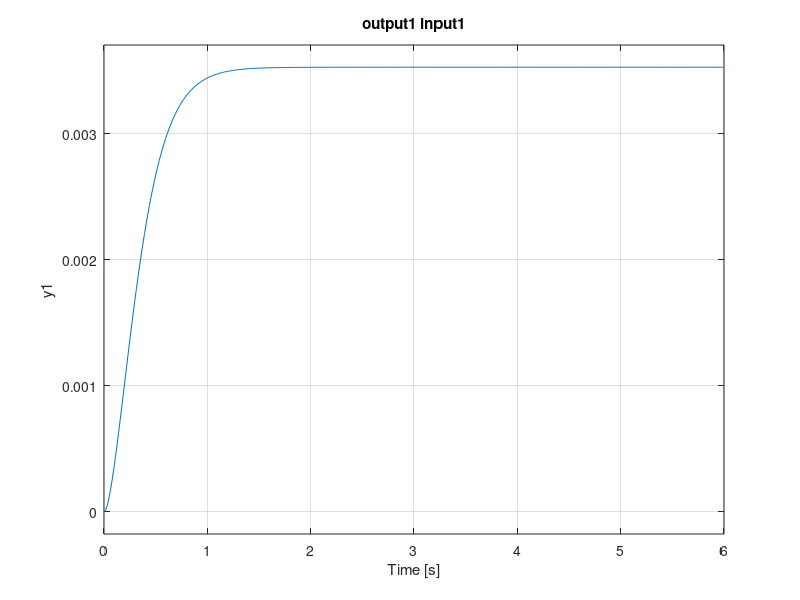
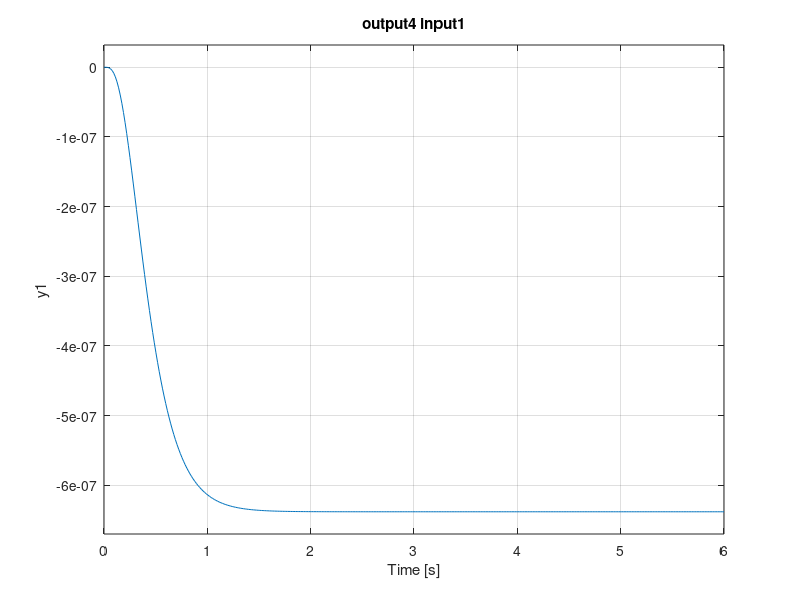
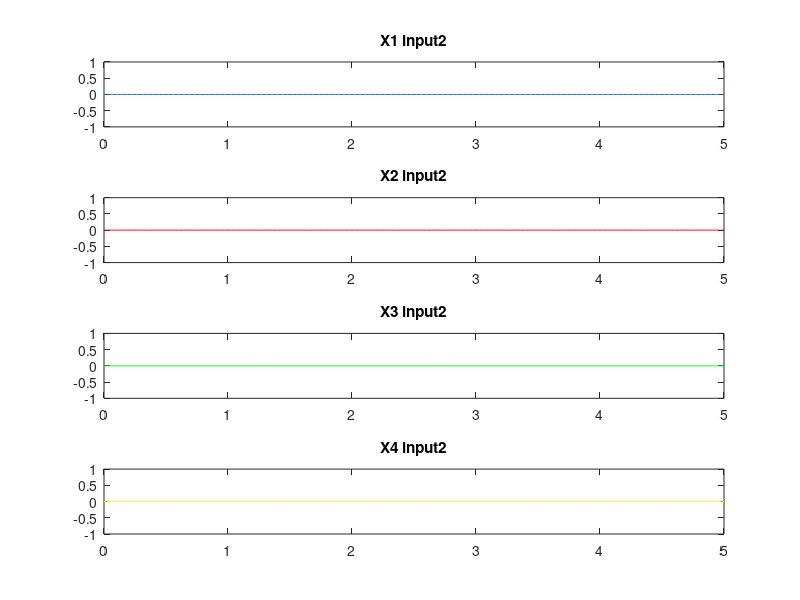

These figures' MATLAB source, in order:

m=8;
i_xx=5.5;
i_yy=10.33;
i_zz=10.21;
w=10;
Q=30;
v=15;
A=[0 1 0 0 0 0 0 0 0 0;
   0 0 0 0 0 0 0 0 0 -w;
   0 0 1 0 0 0 0 0 0 0;
   0 0 0 0 1 0 0 w 0 0;
   0 0 0 Q 0 0 0 0 0 0;
   0 0 0 0 0 0 0 -v 0 0;
   0 0 0 0 0 0 0 1 0 0;
   0 0 0 0 0 0 0 0 0 (i_yy-i_zz)/i_xx;
   0 0 0 0 0 0 0 0 0 0;
   0 0 0 0 0 0 0 (i_zz-i_xx)/i_yy 0 0;]
B=[0 0 0 0 0;
   1/m 0 0 0 0;
   0 0 0 0 0;
   0 1/m 0 0 0;
   0 0 0 0 0;
   0 0 0 1/m 0;
   0 0 0 0 0;
   0 0 0 1/i_xx 0;
   0 0 0 0 0;
   0 0 0 0 1/i_yy;];
C=[1 0 0 0 0 0 0 0 0 0;
   0 0 1 0 0 0 0 0 0 0;
   0 0 0 0 1 0 0 0 0 0;
   0 0 0 0 0 0 1 0 0 0;
   0 0 0 0 0 0 0 0 1 0;];
D=zeros(5,5)

%% Q4
%Controllability Matrix
phic=ctrb(A,B);
nc=rank(phic)

%Observability Matrix
phio=obsv(A,C);
no=rank(phio)

[Abar,Bbar,Cbar,T,P]=obsvf(A,B,C);

[Abar,Bbar,Cbar,T,P]=ctrbf(A,B,C);

%% Q5
sys=ss(A,B,C,D);
minsys=minreal(sys)
[A,B,C,D] = ssdata(minsys)
%% Q6
sys=ss(A,B,C,D);
open_loop_pole=pole(sys)
A=Abar(3:10,3:10)
B=Bbar(3:10,:);
C=Cbar(:,3:10);

p = [-5 -10 -9 -50 -15 -20 -25 -30 ];
K=place(A,B,p)
A_fb = A - B*K;

sys=ss(A_fb,B,C,D)
close_loop_pole=pole(sys)

step(sys(1,1))
title('output1 input1')
figure;
step(sys(4,1))
title('output4 input1')

x1 = zeros(8,1);
x2 = zeros(8,1);
x3 = zeros(8,1);
x4 = zeros(8,1);
x5 = zeros(8,1);
t = 0:0.01:5;

for i=2:size(t,2) 
  x1(:,i) = x1(:,i-1) + 0.01*(A_fb)*x1(:,i-1) + B(:,1);
  x2(:,i) = x2(:,i-1) + 0.01*(A_fb)*x2(:,i-1) + B(:,2);
  x3(:,i) = x3(:,i-1) + 0.01*(A_fb)*x3(:,i-1) + B(:,3);
  x4(:,i) = x4(:,i-1) + 0.01*(A_fb)*x4(:,i-1) + B(:,4);
  x5(:,i) = x5(:,i-1) + 0.01*(A_fb)*x5(:,i-1) + B(:,5);
end 

figure();
subplot(4,1,1);
plot(t,x2(1,:));
title("X1 input2");
subplot(4,1,2);
plot(t,x2(2,:),"r");
title("X2 input2");
subplot(4,1,3);
plot(t,x2(3,:),"g");
title("X3 input2");
subplot(4,1,4);
plot(t,x2(4,:),"y");
title("X4 input2");

%% Q7 static tracker
P = pinv(C*inv(-A_fb)*B)
%تابع تبدیل صفر در مبدا دارد و وارون پذیر نیست ادامه کد زمانی درست است که
%ماتریس P مقدار به جز INF داشته باشد

% B_st = B*P;
% sys = ss(A_fb,B_st,C,D);
% 
% x1_st = zeros(8,1);
% x2_st = zeros(8,1);
% x3_st = zeros(8,1);
% x4_st = zeros(8,1);
% x5_st = zeros(8,1);
% t = 0:0.01:5;
% 
% for i=2:size(t,2) 
%   x1_st(1:8,i) = x1_st(:,i-1) + 0.01*((A_fb)*x1_st(:,i-1) + B_st(:,1));
%   x2_st(1:8,i) = x2_st(:,i-1) + 0.01*((A_fb)*x2_st(:,i-1) + B_st(:,2));
%   x3_st(1:8,i) = x3_st(:,i-1) + 0.01*((A_fb)*x3_st(:,i-1) + B_st(:,3));
%   x4_st(1:8,i) = x4_st(:,i-1) + 0.01*((A_fb)*x4_st(:,i-1) + B_st(:,4));
%   x5_st(1:8,i) = x5_st(:,i-1) + 0.01*((A_fb)*x5_st(:,i-1) + B_st(:,5));
% end 
% 
% figure;
% step(sys(1,1))
% title('output1 input1')
% figure;
% step(sys(4,1))
% title('output4 input1')
% 
% figure();
% subplot(4,1,1);
% plot(t,x2_st(1,:),'r');
% title("X1 input2");
% 
% subplot(4,1,2);
% plot(t,x2_st(2,:),"r");
% title("X2 input2");
% 
% subplot(4,1,3);
% plot(t,x2_st(3,:),"g");
% title("X3 input2");
% 
% subplot(4,1,4);
% plot(t,x2_st(4,:),"y");
% title("X4 input2");
% 
% figure();
% subplot(4,1,1);
% plot(t,x1_st(1,:));
% title("X1 input1");
% 
% subplot(4,1,2);
% plot(t,x1_st(2,:),"r");
% title("X2 input1");
% 
% subplot(4,1,3);
% plot(t,x1_st(3,:),"g");
% title("X3 input1");
% 
% subplot(4,1,4);
% plot(t,x1_st(4,:),"y");
% title("X4 input1");
%% Q8
n=size(A,1); %number of state
m=size(C,1); %number of output

if (rank(ctrb(A,B))==n)
    display('System is Controlable')
end
if (rank([B A;zeros(5,5) C])==n+m)
    display('System is intergrally Controlable')
else
    display('System is not intergrally Controlable')
end
